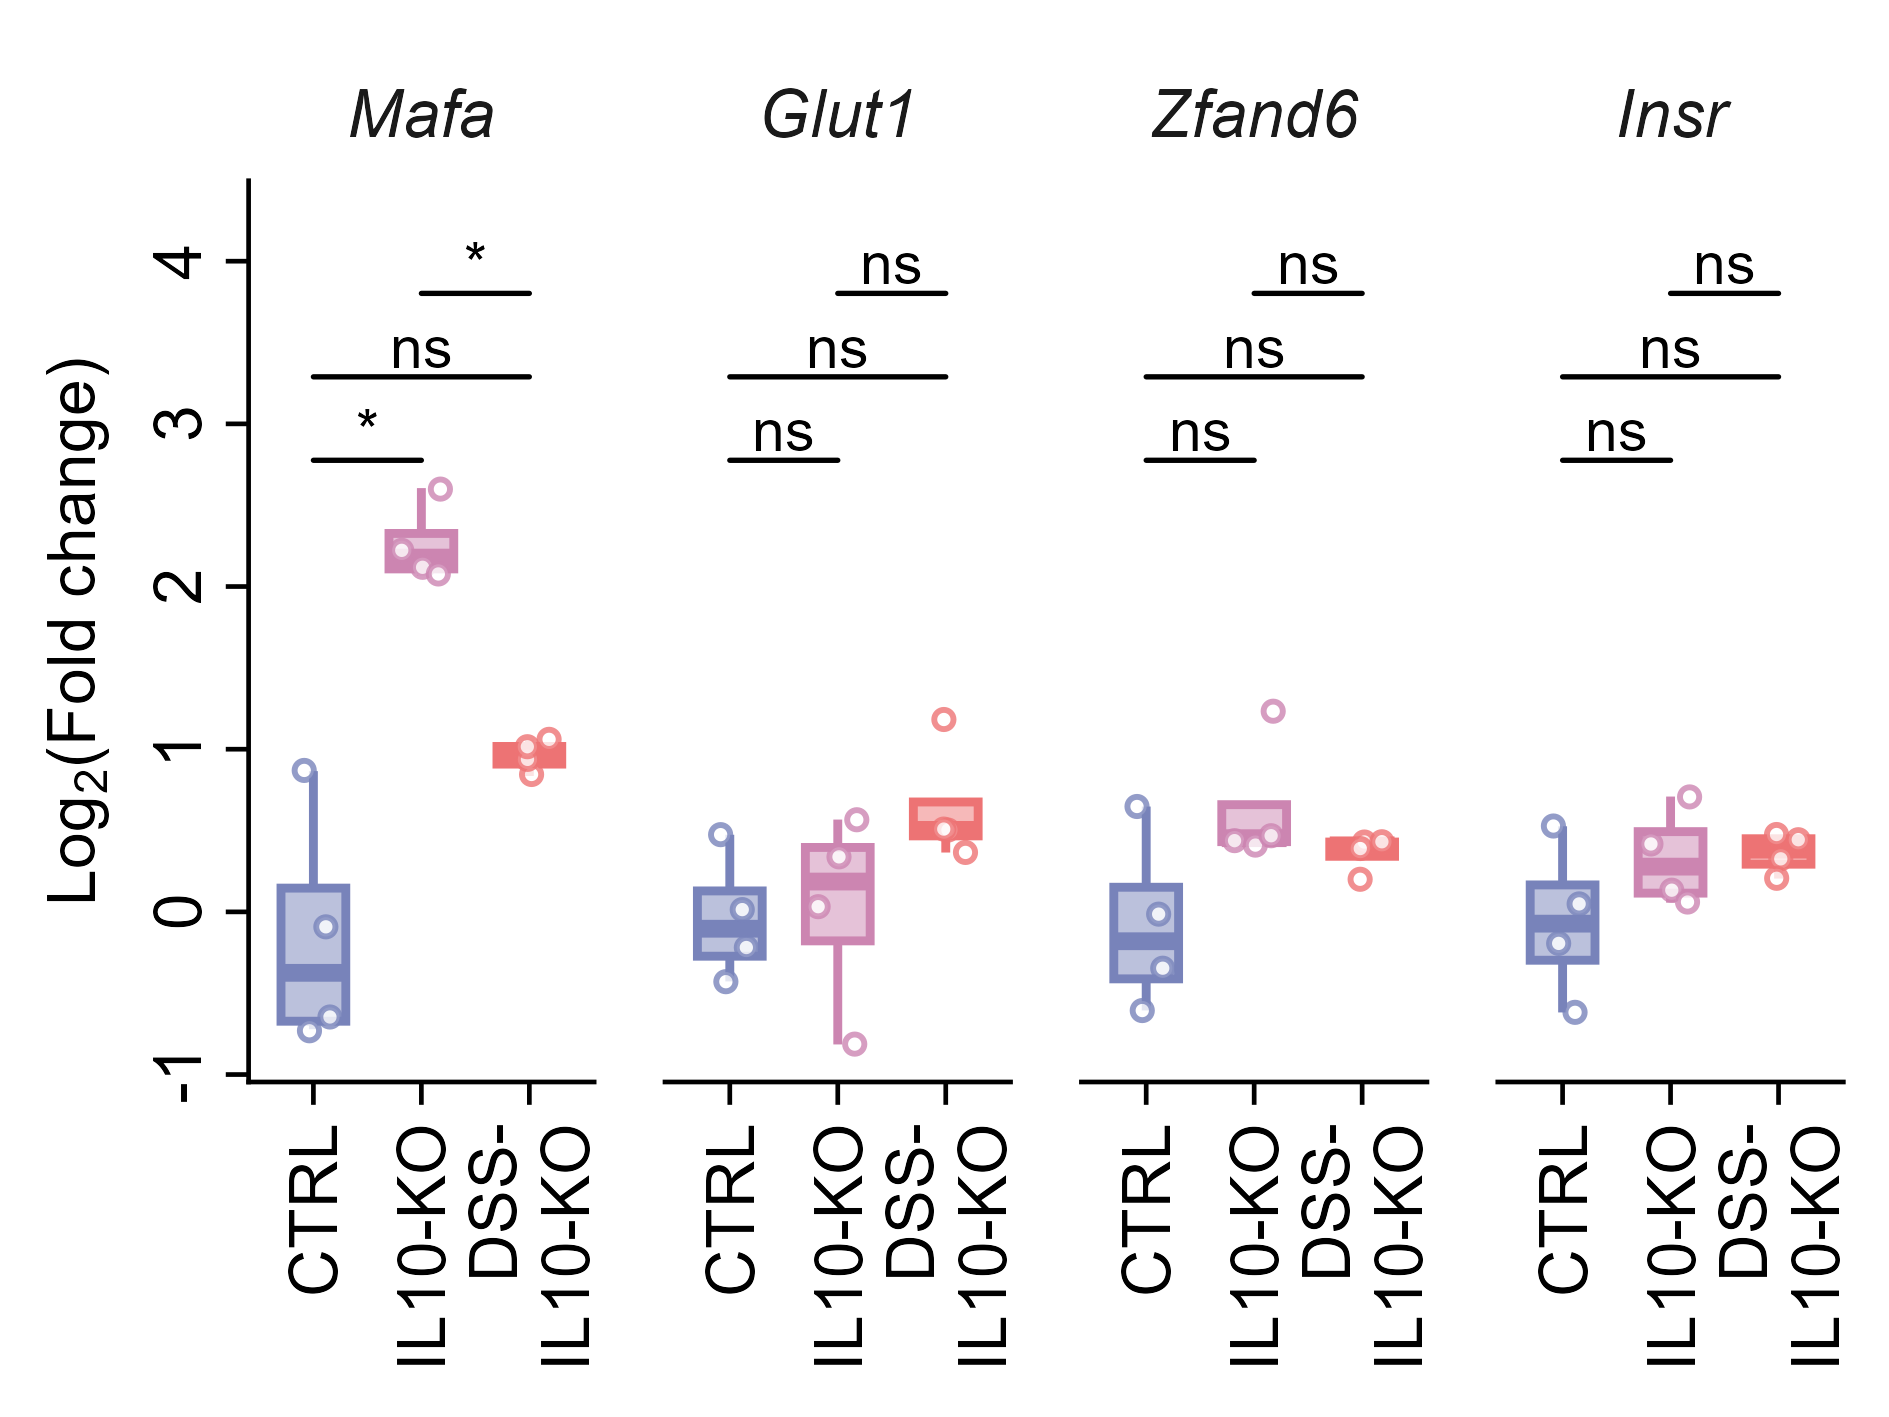

The R source for this figure:
# ============================================================
# Kidney Gene Expression Analysis - Fig_4e
# FOLD CHANGE VERSION - Using facet_grid
# Integrated Script for Diabetologia Journal Submission
# Log2(Fold-change) relative to CTRL baseline
# Three groups: CTRL, IL10-KO, DSS-IL10-KO
# Four genes: Mafa, Glut1, Zfand6, Insr
# ============================================================

# ✅ DATA QUALITY NOTES:
# - Tcf19 NOT AVAILABLE in kidney data (replaced with Insr)
# - Glut4 EXCLUDED due to extensive missing data (58% NA)
# - All 4 genes included have complete or near-complete data

# 0) Clear workspace and set working directory
rm(list = ls())
# Set the working directory to this script's own folder before running
# (e.g. in RStudio: Session > Set Working Directory > To Source File Location)

# 1) Load required libraries
library(ggplot2)
library(dplyr)
library(tidyr)
library(ggpubr)
library(rstatix)

# 2) Define Diabetologia colour palette
diabetologia_colors <- c(
  "CTRL" = rgb(120, 131, 186, maxColorValue = 255),
  "IL10-KO" = rgb(204, 133, 177, maxColorValue = 255),
  "DSS-IL10-KO" = rgb(237, 115, 116, maxColorValue = 255)
)

# 3) Define kidney genes for Fig_4e
# NOTE: Insr replaces Tcf19 (not available in kidney)
# NOTE: Glut4 excluded due to extensive missing data
genes_fig5b <- c("Mafa", "Glut1", "Zfand6", "Insr")

# 4) Define comparisons
my_comparisons <- list(
  c("CTRL", "IL10-KO"),
  c("CTRL", "DSS-IL10-KO"),
  c("IL10-KO", "DSS-IL10-KO")
)

# ============================================================
# 5) Import and prepare data
# ============================================================
cat("\n=== LOADING KIDNEY GENE EXPRESSION DATA ===\n")
dat_raw <- read.csv("Fig_4e_Data_Kidney_GeneExpr.csv", stringsAsFactors = FALSE)

# Filter for the 4 selected genes
dat_raw <- dat_raw %>%
  filter(Gene %in% genes_fig5b) %>%
  select(Group, Gene, Relative_expression, Tissue)

# Convert to numeric and factor
dat_raw$Relative_expression <- as.numeric(dat_raw$Relative_expression)
dat_raw$Group <- factor(dat_raw$Group, levels = c("CTRL", "IL10-KO", "DSS-IL10-KO"))
dat_raw$Gene <- factor(dat_raw$Gene, levels = genes_fig5b)

cat("Total observations (raw, including NA):", nrow(dat_raw), "\n")
cat("Genes:", paste(genes_fig5b, collapse = ", "), "\n")

# Check for NA values by gene
cat("\nNA values per gene:\n")
na_summary <- dat_raw %>%
  group_by(Gene) %>%
  summarise(
    Total = n(),
    NA_count = sum(is.na(Relative_expression)),
    Valid = sum(!is.na(Relative_expression)),
    Completeness = round(Valid/Total*100, 1),
    .groups = 'drop'
  )
print(na_summary)

# ============================================================
# 6) Calculate FOLD CHANGE relative to CTRL mean
# ============================================================
cat("\n=== CALCULATING FOLD CHANGE ===\n")

# Calculate CTRL mean for each gene (excluding NA)
ctrl_means <- dat_raw %>%
  filter(Group == "CTRL") %>%
  group_by(Gene) %>%
  summarise(
    CTRL_mean = mean(Relative_expression, na.rm = TRUE),
    CTRL_n = sum(!is.na(Relative_expression)),
    .groups = 'drop'
  )

cat("\nCTRL baseline means:\n")
print(ctrl_means)

# Calculate fold change for each sample
dat_fc <- dat_raw %>%
  left_join(ctrl_means, by = "Gene") %>%
  mutate(
    Fold_Change = Relative_expression / CTRL_mean,
    Log2_Fold_Change = log2(Fold_Change)
  ) %>%
  filter(!is.na(Log2_Fold_Change)) # Remove NA values

cat("\nTotal observations after fold change calculation:", nrow(dat_fc), "\n")

if (nrow(dat_raw) > nrow(dat_fc)) {
  cat("Observations removed due to NA:", nrow(dat_raw) - nrow(dat_fc), "\n")
}

# Check sample sizes after removing NA
cat("\nSample sizes per gene per group (after removing NA):\n")
sample_sizes <- table(dat_fc$Gene, dat_fc$Group)
print(sample_sizes)

# ============================================================
# 7) Create faceted boxplot using facet_grid
# ============================================================
cat("\n=== GENERATING FACETED PLOT ===\n")

# Create custom x-axis labels
x_labels <- c("CTRL" = "CTRL",
              "IL10-KO" = "IL10-KO",
              "DSS-IL10-KO" = "DSS-\nIL10-KO")

# Create the plot
plot_fig5b <- ggboxplot(
  dat_fc,
  x = "Group",
  y = "Log2_Fold_Change",
  color = "Group",
  fill = "Group",
  alpha = 0.5,
  add = "jitter",
  add.params = list(color = "Group", shape = 21,
                    fill = "white", size = 0.75, alpha = 0.8),
  palette = diabetologia_colors,
  outlier.shape = NA,
  width = 0.6
) +
  facet_grid(~ Gene, scales = "fixed") +
  scale_color_manual(values = diabetologia_colors) +
  scale_fill_manual(values = diabetologia_colors) +
  labs(
    y = expression(paste("Log"[2], "(Fold change)")),
    x = NULL
  ) +
  scale_x_discrete(labels = x_labels) +
  theme_classic() +
  theme(
    legend.position = "none",
    strip.text.x = element_text(size = 8, face = "italic"),
    strip.background = element_blank(),
    axis.title.y = element_text(size = 8),
    axis.title.x = element_blank(),
    axis.text.x = element_text(size = 8, colour = "black",
                               angle = 90, hjust = 1, vjust = 0.5),
    axis.text.y = element_text(size = 8, colour = "black",
                               angle = 90, hjust = 0.5),
    axis.line = element_line(colour = "black", linewidth = 0.75 / .pt),
    axis.ticks = element_line(colour = "black", linewidth = 0.75 / .pt),
    panel.spacing = unit(0.3, "cm")
  ) +
  stat_compare_means(
    comparisons = my_comparisons,
    method = "wilcox.test",
    label = "p.signif",
    paired = FALSE,
    tip.length = 0.0,
    step.increase = 0.15,
    size = 2.5,
    bracket.size = 0.3
  ) +
  scale_y_continuous(
    n.breaks = 4,
    expand = expansion(mult = c(0.05, 0.15))
  )

# Display plot
print(plot_fig5b)

# ============================================================
# 8) Save plot in multiple formats
# ============================================================
cat("\n=== SAVING PLOT FILES ===\n")

ggsave(
  filename = "Fig_4e_FoldChange_Kidney_GeneExpr.png",
  plot = plot_fig5b,
  scale = 1, width = 8, height = 6,
  units = "cm", dpi = 600, limitsize = FALSE
)

ggsave(
  filename = "Fig_4e_FoldChange_Kidney_GeneExpr.svg",
  plot = plot_fig5b,
  scale = 1, width = 8, height = 6,
  units = "cm", limitsize = FALSE
)

cat("✓ Plots saved\n")

# ============================================================
# 9) Statistical analysis with BH correction
# ============================================================
cat("\n=== PERFORMING STATISTICAL ANALYSIS ===\n")

posthoc_result <- dat_fc %>%
  group_by(Gene) %>%
  wilcox_test(Log2_Fold_Change ~ Group,
              comparisons = my_comparisons) %>%
  adjust_pvalue(method = "BH") %>%
  add_significance("p.adj") %>%
  mutate(
    p = signif(p, 3),
    p.adj = signif(p.adj, 3)
  )

cat("\nStatistical test results with BH-adjusted p-values:\n")
print(posthoc_result)

write.csv(
  posthoc_result,
  file = "Fig_4e_Posthoc_FoldChange_BH_corrected.csv",
  row.names = FALSE
)

cat("✓ Statistical results saved\n")

# ============================================================
# 10) Summary statistics
# ============================================================
cat("\n=== CALCULATING SUMMARY STATISTICS ===\n")

summary_stats <- dat_fc %>%
  group_by(Gene, Group) %>%
  summarise(
    n = n(),
    mean_Log2FC = round(mean(Log2_Fold_Change, na.rm = TRUE), 3),
    sd_Log2FC = round(sd(Log2_Fold_Change, na.rm = TRUE), 3),
    sem_Log2FC = round(sd_Log2FC / sqrt(n), 3),
    mean_FC = round(2^mean_Log2FC, 2), # Convert back to fold change
    .groups = 'drop'
  )

cat("\nSummary statistics (Log2 and linear fold change):\n")
print(summary_stats)

write.csv(
  summary_stats,
  file = "Fig_4e_Summary_FoldChange_Kidney_GeneExpr.csv",
  row.names = FALSE
)

# Also save the fold change data
write.csv(
  dat_fc %>% select(Group, Gene, Relative_expression, Fold_Change, Log2_Fold_Change),
  file = "Fig_4e_FoldChange_Data.csv",
  row.names = FALSE
)

cat("✓ Summary statistics saved\n")

# ============================================================
# 11) Summary
# ============================================================
cat("\n", rep("=", 70), "\n", sep = "")
cat("ANALYSIS COMPLETE - KIDNEY GENES (FOLD CHANGE)\n")
cat(rep("=", 70), "\n", sep = "")

cat("\nGenerated files:\n")
cat("  Figures:\n")
cat("    - Fig_4e_FoldChange_Kidney_GeneExpr.png (600 dpi, 8×6 cm)\n")
cat("    - Fig_4e_FoldChange_Kidney_GeneExpr.svg (vector format)\n")
cat("  Data tables:\n")
cat("    - Fig_4e_Posthoc_FoldChange_BH_corrected.csv\n")
cat("    - Fig_4e_Summary_FoldChange_Kidney_GeneExpr.csv\n")
cat("    - Fig_4e_FoldChange_Data.csv\n")

cat("\nKey features:\n")
cat("  ✓ Log2(Fold change) relative to CTRL baseline\n")
cat("  ✓ facet_grid layout (4 panels, 1 row)\n")
cat("  ✓ Shared y-axis across all genes\n")
cat("  ✓ DSS-\\nIL10-KO label with line break\n")
cat("  ✓ Diabetologia formatting\n")
cat("  ✓ BH correction for multiple comparisons\n")
cat("  ✓ Statistical significance stars on plot\n")

cat("\nGenes analysed:\n")
cat("  ", paste(genes_fig5b, collapse = ", "), "\n")

cat("\nData quality:\n")
cat("  ✓ All 4 genes have complete or near-complete data\n")
cat("  ✓ Tcf19 replaced with Insr (Tcf19 not available in kidney)\n")
cat("  ✓ Glut4 excluded due to extensive missing data (58% NA)\n")

cat(rep("=", 70), "\n", sep = "")
